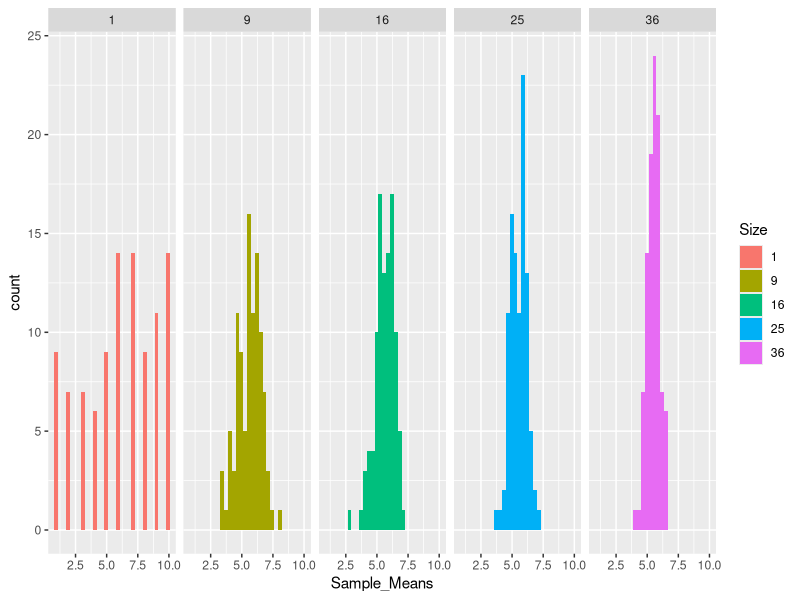

Here is the R script that generated this plot:
## ---- chunk 1
suppressPackageStartupMessages({
  library(ggplot2)
  library(xtable)
  })

set.seed(1)
OBV <- 1:10
Dist1 <- NULL
Dist9 <- NULL
Dist16 <- NULL
Dist25 <- NULL
Dist36 <- NULL
count = 100
while(count > 0){Dist1 <- c(Dist1,sample(OBV, 1, replace = TRUE)); count <- count - 1}
count = 100
while(count > 0){Dist9 <- c(Dist9,mean(sample(OBV, 9,replace = TRUE) ) ); count <- count - 1}
count = 100
while(count > 0){Dist16 <- c(Dist16,mean(sample(OBV, 16,replace = TRUE) ) ); count <- count - 1}
count = 100
while(count > 0){Dist25 <- c(Dist25,mean(sample(OBV, 25,replace = TRUE) ) ); count <- count - 1}
count = 100
while(count > 0){Dist36 <- c(Dist36,mean(sample(OBV, 36,replace = TRUE) ) ); count <- count - 1}
Dist.df <- data.frame(Size = factor(rep(c(1,9,16,25,36), each=100)), Sample_Means = c(Dist1, Dist9, Dist16, Dist25, Dist36) )
ggplot(Dist.df, aes(Sample_Means, fill = Size)) + geom_histogram() + facet_grid(. ~ Size)
